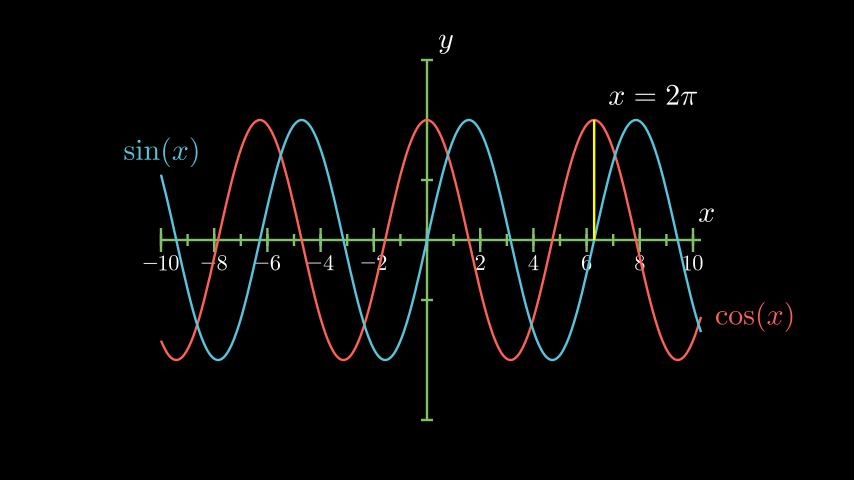

The script that drew this image:
from manim import *


class Plot4SinCos(GraphScene):
    CONFIG = {
        "x_min": -10,
        "x_max": 10.3,
        "num_graph_anchor_points": 100,
        "y_min": -1.5,
        "y_max": 1.5,
        "graph_origin": ORIGIN,
        "function_color": RED,
        "axes_color": GREEN,
        "x_labeled_nums": range(-10, 12, 2),
    }

    def construct(self):
        self.setup_axes(animate=False)

        def func_cos(x):
            return np.cos(x)

        def func_sin(x):
            return np.sin(x)

        func_graph = self.get_graph(func_cos, self.function_color)
        func_graph2 = self.get_graph(func_sin)
        vert_line = self.get_vertical_line_to_graph(TAU, func_graph, color=YELLOW)
        graph_lab = self.get_graph_label(func_graph, label="\\cos(x)")
        graph_lab2 = self.get_graph_label(func_graph2, label="\\sin(x)", x_val=-10, direction=UP / 2)
        two_pi = TexMobject("x = 2 \\pi")
        label_coord = self.input_to_graph_point(TAU, func_graph)
        two_pi.next_to(label_coord, RIGHT + UP)
        self.add(func_graph, func_graph2, vert_line, graph_lab, graph_lab2, two_pi)


from pathlib import Path

if __name__ == "__main__":
    script = f"{Path(__file__).resolve()}"
    os.system(f"manim  -l --custom_folders -s -p -c 'BLACK' --config_file 'my_config.cfg' " + script)
